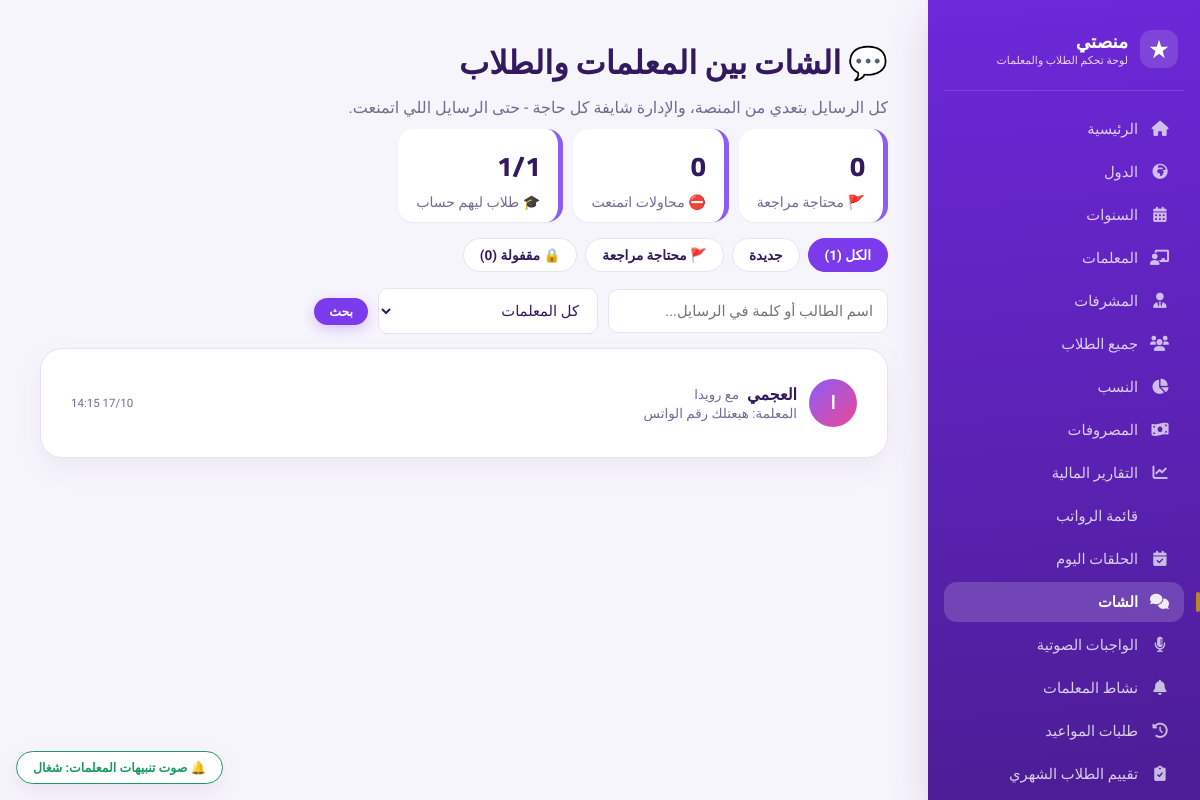
/chat/admin/ (signed in), run on the app's committed database.
### chat/models.py (models this page shows, shortened)
class Conversation(models.Model):
    student = models.OneToOneField(
        'core.Student', on_delete=models.CASCADE, related_name='chat', verbose_name="الطالب",
    )
    is_locked = models.BooleanField(default=False, verbose_name="المحادثة مقفولة من الإدارة")
    is_flagged = models.BooleanField(default=False, db_index=True, verbose_name="فيها رسائل محتاجة مراجعة")
    admin_note = models.TextField(blank=True, default='', verbose_name="ملاحظة الإدارة (مش بتظهر لحد)")
    teacher_unread = models.PositiveIntegerField(default=0, verbose_name="غير مقروء للمعلمة")
    student_unread = models.PositiveIntegerField(default=0, verbose_name="غير مقروء للطالب")
    admin_unread = models.PositiveIntegerField(default=0, verbose_name="جديد للإدارة")
    teacher_seen_at = models.DateTimeField(null=True, blank=True, editable=False)
    student_seen_at = models.DateTimeField(null=True, blank=True, editable=False)
    teacher_typing_at = models.DateTimeField(null=True, blank=True, editable=False)
    student_typing_at = models.DateTimeField(null=True, blank=True, editable=False)
    last_message_at = models.DateTimeField(null=True, blank=True, db_index=True, verbose_name="آخر رسالة")
    created_at = models.DateTimeField(auto_now_add=True, verbose_name="تاريخ البداية")
    class Meta:
        verbose_name = "محادثة"
        verbose_name_plural = "المحادثات"
        ordering = ['-last_message_at', '-id']

class ChatMessage(models.Model):
    SENDER_CHOICES = [
        ('student', 'الطالب / ولي الأمر'),
        ('teacher', 'المعلمة'),
        ('admin', 'الإدارة'),
    ]
    KIND_CHOICES = [('image', 'صورة'), ('audio', 'رسالة صوتية'), ('video', 'فيديو'), ('file', 'ملف')]
    STATUS_CHOICES = [('sent', 'اتبعتت'), ('blocked', 'اتمنعت (فيها وسيلة تواصل خاصة)')]
    conversation = models.ForeignKey(Conversation, on_delete=models.CASCADE, related_name='messages', verbose_name="المحادثة")
    sender_type = models.CharField(max_length=10, choices=SENDER_CHOICES, verbose_name="المرسل")
    sender_user = models.ForeignKey(
        settings.AUTH_USER_MODEL, null=True, blank=True, on_delete=models.SET_NULL,
        related_name='chat_messages_sent', verbose_name="حساب المرسل",
    )
    teacher = models.ForeignKey(
        'core.Teacher', null=True, blank=True, on_delete=models.SET_NULL,
        related_name='chat_messages', verbose_name="المعلمة وقت الرسالة",
    )
    body = models.TextField(blank=True, default='', verbose_name="النص")
    attachment = models.FileField(upload_to=attachment_path, blank=True, null=True, verbose_name="مرفق")
    attachment_kind = models.CharField(max_length=10, choices=KIND_CHOICES, blank=True, default='')
    attachment_name = models.CharField(max_length=255, blank=True, default='')
    attachment_mime = models.CharField(max_length=100, blank=True, default='')
    attachment_hidden = models.BooleanField(default=False, verbose_name="المرفق مخفي بقرار الإدارة")
    status = models.CharField(max_length=10, choices=STATUS_CHOICES, default='sent', db_index=True, verbose_name="الحالة")
    flagged = models.BooleanField(default=False, db_index=True, verbose_name="محتاجة مراجعة")
    flag_reasons = models.CharField(max_length=255, blank=True, default='', verbose_name="سبب التنبيه")
    flag_resolved = models.BooleanField(default=False, verbose_name="الإدارة راجعتها")
    read_at = models.DateTimeField(null=True, blank=True, verbose_name="اتقرت")
    created_at = models.DateTimeField(default=timezone.now, db_index=True, verbose_name="الوقت")
    class Meta:
        verbose_name = "رسالة"
        verbose_name_plural = "الرسائل"
        ordering = ['created_at', 'id']
    @property
    def is_blocked(self):
        return self.status == 'blocked'
    def preview(self):
        if self.body:
            return self.body
        return {'image': '📷 صورة', 'audio': '🎙️ رسالة صوتية', 'video': '🎬 فيديو', 'file': '📄 ملف'}.get(self.attachment_kind, '')

### core/models.py (models this page shows, shortened)
class Student(models.Model):
    STATUS_CHOICES = [('active', 'مقيد'), ('inactive', 'غير مقيد')]
    PAYMENT_STATUS_CHOICES = [('paid', 'مدفوع'), ('pending', 'مستحق'), ('overdue', 'متأخر')]
    ENROLLMENT_TYPE_CHOICES = [('new', 'طالب جديد'), ('existing', 'طالب مسجل من قبل')]
    SOURCE_CHOICES = [
        ('ad', 'إعلان'),
        ('referral', 'توصية'),
        ('website', 'الموقع'),
        ('social_media', 'سوشيال ميديا'),
        ('other', 'أخرى'),
    ]
    country = models.ForeignKey(Country, on_delete=models.CASCADE, related_name='students', verbose_name="الدولة")
    teacher = models.ForeignKey(Teacher, on_delete=models.SET_NULL, null=True, blank=True, related_name='students', verbose_name="المعلمة")
    name = models.CharField(max_length=255, verbose_name="اسم الطالب")
    age = models.PositiveIntegerField(null=True, blank=True, verbose_name="السن")
    phone = models.CharField(max_length=20, blank=True, null=True, verbose_name="رقم الهاتف")
    guardian_phone = models.CharField(max_length=20, blank=True, null=True, verbose_name="هاتف ولي الأمر")
    user = models.OneToOneField(
        settings.AUTH_USER_MODEL, null=True, blank=True,
        on_delete=models.SET_NULL, related_name='core_student',
        verbose_name="حساب دخول بوابة الطالب"
    )
    governorate = models.CharField(max_length=100, blank=True, null=True, verbose_name="المحافظة")
    package_name = models.CharField(max_length=100, blank=True, null=True, verbose_name="اسم الباقة")
    lessons_count = models.PositiveIntegerField(default=4, verbose_name="عدد الحلقات")
    subscription_fee = models.DecimalField(max_digits=10, decimal_places=2, default=0, verbose_name="قيمة الاشتراك")
    month = models.CharField(max_length=20, verbose_name="الشهر")
    start_date = models.DateField(default=timezone.now, verbose_name="تاريخ بداية الاشتراك")
    end_date = models.DateField(null=True, blank=True, verbose_name="تاريخ نهاية الاشتراك")
    last_payment_date = models.DateField(null=True, blank=True, verbose_name="آخر دفعة")
    payment_status = models.CharField(max_length=20, choices=PAYMENT_STATUS_CHOICES, default='pending', verbose_name="حالة الدفع")
    status = models.CharField(max_length=20, choices=STATUS_CHOICES, default='active', verbose_name="الحالة")
    notes = models.TextField(blank=True, null=True, verbose_name="ملاحظات عامة")
    join_date = models.DateField(default=timezone.now, verbose_name="تاريخ التسجيل")
    enrollment_type = models.CharField(
        max_length=20, choices=ENROLLMENT_TYPE_CHOICES, default='new',
        verbose_name="نوع التسجيل"
    )
    acquisition_source = models.CharField(
        max_length=20, choices=SOURCE_CHOICES, blank=True, null=True,
        verbose_name="مصدر الطالب (لو جديد)"
    )
    class Meta:
        verbose_name = "طالب"
        verbose_name_plural = "الطلاب"
        ordering = ['name']

class Teacher(models.Model):
    name = models.CharField(max_length=255, verbose_name="اسم المعلمة")
    age = models.PositiveIntegerField(null=True, blank=True, verbose_name="السن")
    phone = models.CharField(max_length=20, blank=True, null=True, verbose_name="رقم الهاتف")
    whatsapp = models.CharField(max_length=20, blank=True, null=True, verbose_name="واتساب")
    governorate = models.CharField(max_length=100, blank=True, null=True, verbose_name="المحافظة")
    hire_date = models.DateField(null=True, blank=True, verbose_name="تاريخ بداية العمل")
    user = models.OneToOneField(
        settings.AUTH_USER_MODEL, null=True, blank=True,
        on_delete=models.SET_NULL, related_name='teacher_profile',
        verbose_name="حساب الدخول"
    )
    commission_percent = models.DecimalField(
        max_digits=5, decimal_places=2, default=60,
        verbose_name="نسبة المعلمة من الاشتراكات (%)"
    )
    fixed_salary = models.DecimalField(
        max_digits=10, decimal_places=2, null=True, blank=True,
        verbose_name="راتب مثبت (بدل النسبة)"
    )
    lesson_rate = models.DecimalField(
        max_digits=8, decimal_places=2, default=DEFAULT_LESSON_RATE,
        verbose_name="سعر الحصة"
    )
    supervisor = models.ForeignKey(
        'Supervisor', null=True, blank=True, on_delete=models.SET_NULL,
        related_name='teachers', verbose_name="المشرفة المسؤولة"
    )
    class Meta:
        verbose_name = "معلمة"
        verbose_name_plural = "المعلمات"
        ordering = ['name']

### chat/views.py (the view)
# urls.py: path('chat/admin/', views.admin_inbox, name='chat_admin_inbox'),
@staff_member_required
def admin_inbox(request):
    qs = Conversation.objects.select_related('student', 'student__teacher').annotate(
        last_msg_id=Max('messages__id'), blocked_count=Count('messages', filter=Q(messages__status='blocked')))
    f = request.GET.get('f', '')
    q = request.GET.get('q', '').strip()
    teacher_id = request.GET.get('teacher', '')
    if f == 'flagged':
        qs = qs.filter(is_flagged=True)
    elif f == 'unread':
        qs = qs.filter(admin_unread__gt=0)
    elif f == 'locked':
        qs = qs.filter(is_locked=True)
    if teacher_id.isdigit():
        qs = qs.filter(student__teacher_id=int(teacher_id))
    if q:
        qs = qs.filter(Q(student__name__icontains=q) | Q(messages__body__icontains=q)).distinct()
    qs = qs.filter(last_msg_id__isnull=False).order_by('-last_message_at', '-id')
    page = Paginator(qs, 40).get_page(request.GET.get('page'))
    last = {m.id: m for m in ChatMessage.objects.filter(id__in=[c.last_msg_id for c in page])}
    totals = Conversation.objects.aggregate(
        all=Count('id', filter=Q(last_message_at__isnull=False)),
        flagged=Count('id', filter=Q(is_flagged=True)),
        unread=Count('id', filter=Q(admin_unread__gt=0)),
        locked=Count('id', filter=Q(is_locked=True)),
    )
    return render(request, 'chat/admin_inbox.html', {
        'rows': [{'conv': c, 'last': last.get(c.last_msg_id)} for c in page], 'page': page,
        'f': f, 'q': q, 'teacher_id': teacher_id, 'teachers': Teacher.objects.all(), 'totals': totals,
        'blocked_attempts': ChatMessage.objects.filter(status='blocked').count(),
        'students_with_accounts': Student.objects.filter(user__isnull=False).count(),
        'students_total': Student.objects.filter(status='active').count(),
    })

### templates/chat/admin_inbox.html (shortened to what this page needs)
{% extends 'core/base.html' %}
{% block content %}
<div style="display:flex; justify-content:space-between; align-items:center; flex-wrap:wrap; gap:12px;">
  <div>
    <h1 style="margin:0;">💬 الشات بين المعلمات والطلاب</h1>
    <p style="color:var(--ink-muted); margin:6px 0 0;">كل الرسايل بتعدي من المنصة، والإدارة شايفة كل حاجة - حتى الرسايل اللي اتمنعت.</p>
  </div>
  <div style="display:flex; gap:10px; flex-wrap:wrap;">
    <div class="stat-card" style="padding:12px 18px;"><div class="number">{{ totals.flagged }}</div><div class="label">🚩 محتاجة مراجعة</div></div>
    <div class="stat-card" style="padding:12px 18px;"><div class="number">{{ blocked_attempts }}</div><div class="label">⛔ محاولات اتمنعت</div></div>
    <div class="stat-card" style="padding:12px 18px;"><div class="number">{{ students_with_accounts }}/{{ students_total }}</div><div class="label">🎓 طلاب ليهم حساب</div></div>
  </div>
</div>
<div class="ch-tabs">
  <a href="?f=" class="{% if not f %}on{% endif %}">الكل ({{ totals.all }})</a>
  <a href="?f=unread" class="{% if f == 'unread' %}on{% endif %}">جديدة {% if totals.unread %}<span class="ch-badge">{{ totals.unread }}</span>{% endif %}</a>
  <a href="?f=flagged" class="{% if f == 'flagged' %}on{% endif %}">🚩 محتاجة مراجعة {% if totals.flagged %}<span class="ch-badge">{{ totals.flagged }}</span>{% endif %}</a>
  <a href="?f=locked" class="{% if f == 'locked' %}on{% endif %}">🔒 مقفولة ({{ totals.locked }})</a>
</div>
<form method="get" style="display:flex; gap:10px; flex-wrap:wrap; align-items:center; margin-bottom:14px;">
  <input type="text" name="q" value="{{ q }}" class="form-input" placeholder="اسم الطالب أو كلمة في الرسايل..." style="max-width:280px;">
  <select name="teacher" class="form-input" style="max-width:220px;">
    <option value="">كل المعلمات</option>
  </select>
  <button class="btn btn-primary btn-sm" type="submit">بحث</button>
</form>
<div class="ci-wrap">
  {% for r in rows %}{% with c=r.conv m=r.last %}
    <a class="ci-item" href="{% url 'chat_admin_thread' c.student_id %}">
      <div class="ci-av">{{ c.student.name|slice:":1" }}</div>
      <div class="ci-body">
        <div class="ci-name">{{ c.student.name }} <small style="font-weight:500; color:var(--ink-muted);">مع {{ c.student.teacher.name|default:"بدون معلمة" }}</small>
          </div>
        <div class="ci-last">{% if m %}{{ m.get_sender_type_display }}: {% if m.is_blocked %}⛔ {% endif %}{{ m.preview|truncatechars:90 }}{% endif %}</div>
      </div>
      <div class="ci-side">
        <span class="ci-time">{{ c.last_message_at|date:"j/n H:i" }}</span>
      </div>
    </a>
  {% endwith %}{% empty %}
    <div class="ci-empty">مفيش محادثات لسه. أول ما معلمة أو طالب يبعت رسالة هتظهر هنا.<br>
      (عشان الطالب يقدر يدخل الشات لازم يكون ليه حساب - من صفحة الطالب ← "إنشاء حساب بوابة الطالب")</div>
  {% endfor %}
</div>
{% endblock %}

### data on the page
Conversation: conv.student.name "ا", conv.student.name "العجمي", conv.student.teacher.name "رويدا", last.sender_type "المعلمة", last.preview "هبعتلك رقم الواتس", conv.last_message_at "17/10 14:15"

### other printed values
{{ totals.flagged }} "0"
{{ blocked_attempts }} "0"
{{ students_with_accounts }} "1"
{{ students_total }} "1"
{{ totals.all }} "1"
{{ totals.locked }} "0"
